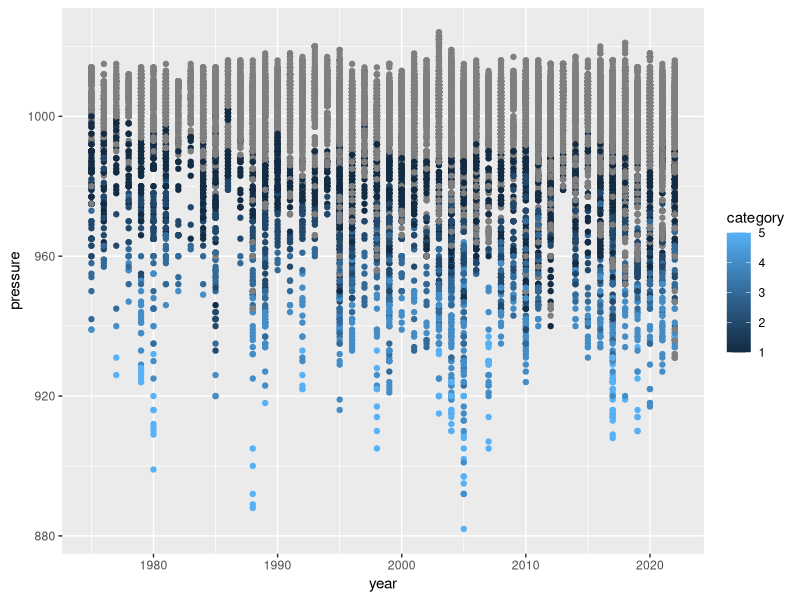

This chart was generated by the following R code:
## ---- chunk 1
library(tidyverse)

## ---- chunk 2
#| echo: false
storms |>
  ggplot(mapping = aes(x = year, y = pressure, color = category)) +
  geom_point()
  

